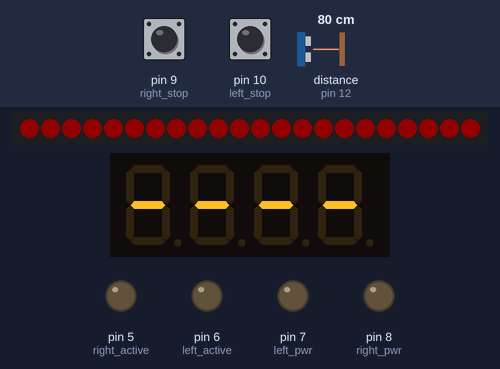
This sketch was run on a simulated Arduino Uno, built with avr-gcc and run on an emulated ATmega328P. Shown: 22 RGB LEDs in strip order, left to right, 4-digit seven-segment display, output pins drawn as LEDs (lit = HIGH). Dashed ring = blinking. The test bench sets the inputs (shaded band); at power-on: distance to the obstacle (sensor on pin 12) 80 cm, pin 9 (right_stop) HIGH, pin 10 (left_stop) HIGH. Dim RGB values are drawn brighter than linear.

Above: at 1.2 s.
1.3 s: distance to the obstacle (sensor on pin 12) set to 2 cm
At 2.0 s:
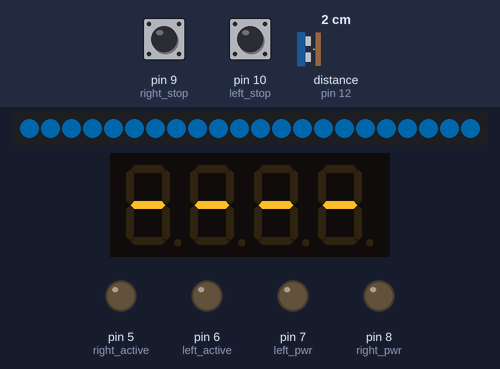
2.8 s: distance to the obstacle (sensor on pin 12) set to 18 cm
At 3.2 s:
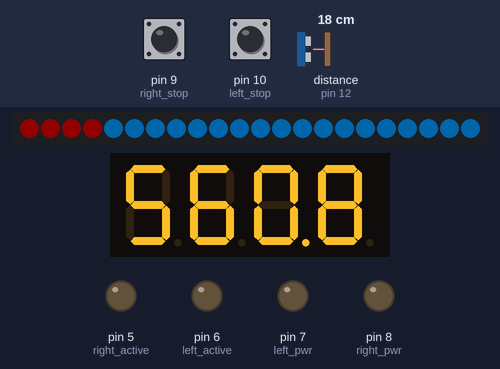
4.3 s: distance to the obstacle (sensor on pin 12) set to 13 cm
At 4.8 s:
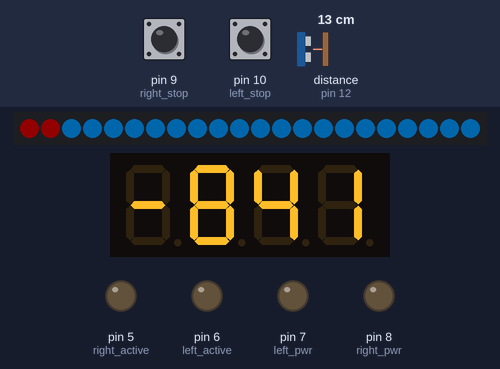
5.8 s: pin 9 (right_stop) pulled LOW for 0.15 s
At 5.95 s:
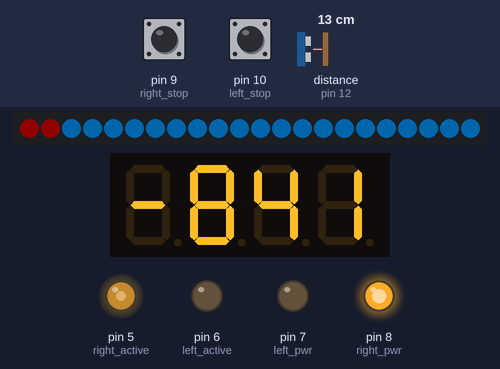
7.5 s: pin 10 (left_stop) pulled LOW for 1 s
At 7.63 s:
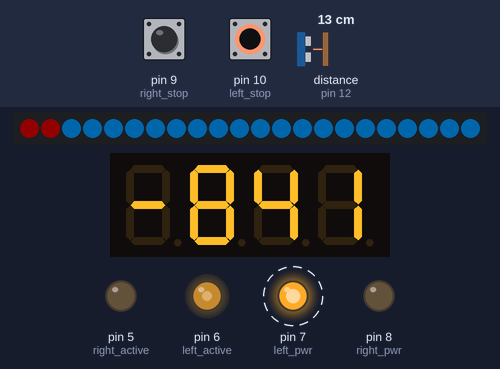
10.0 s: pin 10 (left_stop) pulled LOW for 0.15 s
At 10.13 s:
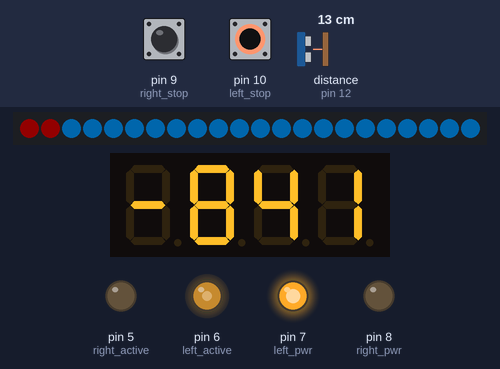
Timing chart, 0 to 12.6 s (numbered marks = the images above; inputs shaded):
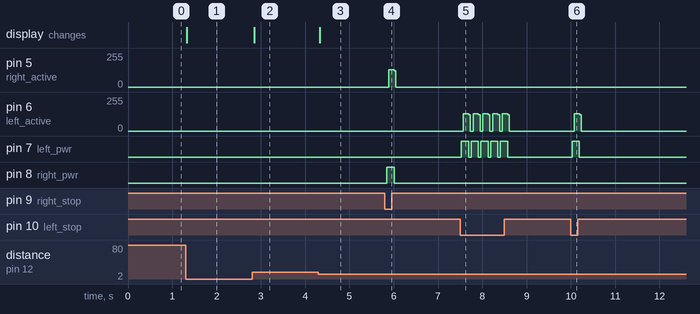

Measured:
- after the input at 2.8 s, the display: changes after 0.06 s (image 2)
- after the input at 4.3 s, the display: changes at once (image 3)
- after the input at 5.8 s, pin 5 (right_active): 0/255 → 129/255 after 0.09 s, → 0/255 0.12 s later; pin 8 (right_pwr): LOW → HIGH after 0.05 s, → LOW 0.16 s later
- after the input at 7.5 s, pin 6 (left_active): 0/255 → 129/255 after 0.07 s, then repeats every 0.22 s: 123/255 0.04 s, 0/255 0.06 s, 129/255 0.12 s, until it stays 0/255 from 8.6 s; pin 7 (left_pwr): alternates HIGH for 0.16 s and LOW for 0.06 s, 10 changes in all, then stays LOW, starting at once
- after the input at 10.0 s, pin 6 (left_active): 0/255 → 129/255 after 0.08 s, → 0/255 0.12 s later; pin 7 (left_pwr): LOW → HIGH at once, → LOW 0.16 s later

The sketch:

LI-WaterTanks.ino
```cpp
#include <Wire.h> // Enable this line if using Arduino Uno, Mega, etc.
#include <Adafruit_GFX.h>
#include <Adafruit_LEDBackpack.h>
#include <Adafruit_NeoPixel.h>
#include <HCSR04.h>

#define left_stop 10
#define right_stop 9
#define left_pwr 7
#define right_pwr 8
#define left_active 6
#define right_active 5
volatile int lastdst = 0;
const int x = 16; //distance between sensor and higher water level

Adafruit_7segment matrix = Adafruit_7segment();
UltraSonicDistanceSensor distanceSensor(11, 12);
Adafruit_NeoPixel strip = Adafruit_NeoPixel(22, 2, NEO_GRB + NEO_KHZ800);

void setup() {
  strip.begin();
  strip.show();
  strip.setBrightness(50);
  Serial.begin(9600);
  matrix.begin(0x70);
  matrix.setBrightness(15);
  Serial.begin(9600);
  pinMode(10, INPUT_PULLUP);
  pinMode(9, INPUT_PULLUP);
  pinMode(8, OUTPUT);
  digitalWrite(8, 0);
  pinMode(7, OUTPUT);
  digitalWrite(7, 0);
  pinMode(6, OUTPUT);
  digitalWrite(6, 0);
  pinMode(5, OUTPUT);
  digitalWrite(5, 0);
}

void buzz_right(int duration){
  digitalWrite(right_pwr, 1);
  for(int i = 0; i <= duration; i++){
    digitalWrite(right_active, 1);
    delay(1);
    digitalWrite(right_active, 0);
    delay(1);
  }
  digitalWrite(right_pwr, 0);
}

void buzz_left(int duration){
  digitalWrite(left_pwr, 1);
  for(int i = 0; i <= duration; i++){
    digitalWrite(left_active, 1);
    delay(1);
    digitalWrite(left_active, 0);
    delay(1);
  }
  digitalWrite(left_pwr, 0);
}

//Min Level = 39cm
//Max Level = 16cm
void loop() {
  if(digitalRead(left_stop) == 0){
    buzz_left(80);
  }
  if(digitalRead(right_stop) == 0){
    buzz_right(80);
  }

  double dst = distanceSensor.measureDistanceCm();
  dst = round(dst);

  int dst2 = (int) dst;
  if(dst2 != lastdst){
    lastdst = dst2;
    matrix.print(dst2 - x);
    matrix.writeDisplay();
  }


  int leds = dst2;
  //Serial.println(dst2);
  leds = map(leds, x, 39, 3, 16);
  for(int i =0; i < 23; i++){
    strip.setPixelColor(i, 0, 150, 250);
  }
  for(int i =0; i < leds; i++){
    strip.setPixelColor(i, 100, 0, 0);
  }
  strip.show();
 // if(16 <= dst2 <= 37){
  if(16 <= dst2 <= 37){
    if((lastdst - x) * 280.4 == 280.4){
      matrix.blinkRate(1);
       matrix.writeDigitRaw(0,63);
      matrix.writeDigitRaw(1,63);
      matrix.writeDigitRaw(3,63);
      matrix.writeDigitRaw(4,63);
      matrix.writeDisplay();
    }
    else{
     matrix.blinkRate(0);
     matrix.print((lastdst - x) * 280.4);
     matrix.writeDisplay();
    }
  }
  else{
    matrix.blinkRate(1);
    matrix.writeDigitRaw(0,63);
    matrix.writeDigitRaw(1,63);
    matrix.writeDigitRaw(3,63);
    matrix.writeDigitRaw(4,63);
    matrix.writeDisplay();
  }
  delay(50);

  /*dst = round(dst);
  dst = dst - x;
  for(int i = 0; i <= 23; i++){
    if(i < dst < (i + 1)){
      if(dst > 1){
        matrix.blinkRate(0);
        matrix.print(dst * 280.4);
        matrix.writeDisplay();
        //buzz(500);
      }
      else{
        matrix.blinkRate(1);
        matrix.writeDigitRaw(0,63);
        matrix.writeDigitRaw(1,63);
        matrix.writeDigitRaw(3,63);
        matrix.writeDigitRaw(4,63);
        matrix.writeDisplay();
      }
    }
  }

  //Serial.println(distanceSensor.measureDistanceCm());
  //delay(2000);
  */
}
```
